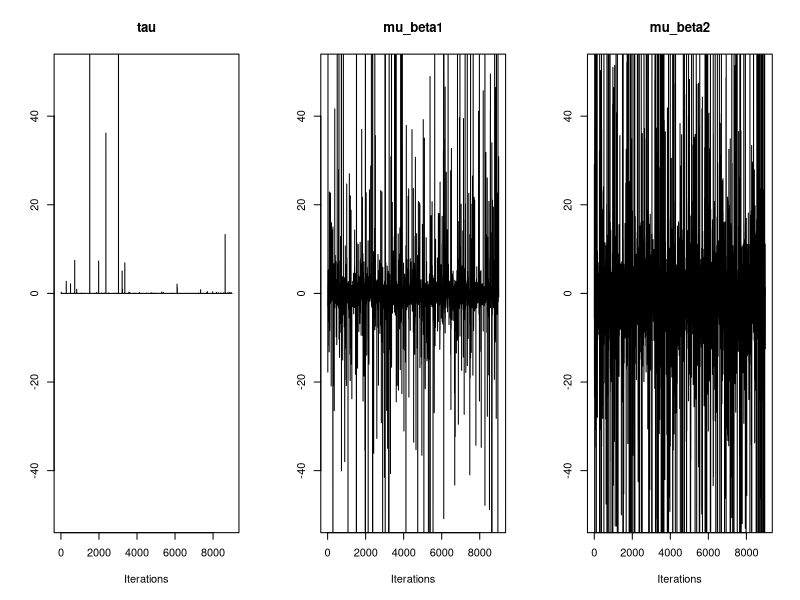

The R script that drew this image:
## Brard Raphaël
## Durand-Perdriel Flavie
## M'rabet Youssef
## Monceau Gaël

library(MASS)

# Initialisation
N = 30
t = 5
y = matrix(c(151, 145, 147, 155, 135, 159, 141, 159, 177, 134, 
              160, 143, 154, 171, 163, 160, 142, 156, 157, 152, 154, 139, 146, 
              157, 132, 160, 169, 157, 137, 153, 199, 199, 214, 200, 188, 210, 
              189, 201, 236, 182, 208, 188, 200, 221, 216, 207, 187, 203, 212, 
              203, 205, 190, 191, 211, 185, 207, 216, 205, 180, 200, 246, 249, 
              263, 237, 230, 252, 231, 248, 285, 220, 261, 220, 244, 270, 242, 
              248, 234, 243, 259, 246, 253, 225, 229, 250, 237, 257, 261, 248, 
              219, 244, 283, 293, 312, 272, 280, 298, 275, 297, 350, 260, 313, 
              273, 289, 326, 281, 288, 280, 283, 307, 286, 298, 267, 272, 285, 
              286, 303, 295, 289, 258, 286, 320, 354, 328, 297, 323, 331, 305, 
              338, 376, 296, 352, 314, 325, 358, 312, 324, 316, 317, 336, 321, 
              334, 302, 302, 323, 331, 345, 333, 316, 291, 324), nrow= 30 ,ncol= 5)
x = c(8.0, 15.0, 22.0, 29.0, 36.0)
xbar = 22
Omega = matrix(c(0.005, 0, 0, 5), nrow = 2) 
mu_beta = c(0,0)
sigmasq_y = 1
beta = matrix(c(100,100,100,100,100,
                    100,100,100,100,100,
                    100,100,100,100,100,
                    100,100,100,100,100,
                    100,100,100,100,100,
                    100,100,100,100,100,
                    6,6,6,6,6,
                    6,6,6,6,6,
                    6,6,6,6,6,
                    6,6,6,6,6,
                    6,6,6,6,6,
                    6,6,6,6,6),
                  nrow = 30, ncol=2)
Sigma_beta = matrix(c(1,0,0,1),
                       nrow = 2)


priors1 = c(0.001)
V = matrix(c(10**5,0,0,10**5), nrow =2)
R = matrix(c(200,0,0,0.2), nrow =2)
update_rho = dim(y)[1]+2





# Création de la fonction Birats :

birats = function(nchain,data,priors){
  init = c(1,0,0)
  chain = matrix(NA, nchain+1, 3)# columns tau , mu_beta1, mu_beta2
  colnames(chain) <- c("tau","mu_beta1","mu_beta2")
  chain[1,] <- init
  
  for(iter in 1:nchain){
    
    ### Mise a jour tau 
    update_alpha = priors[1]+ (dim(y)[1]*dim(y)[2])/2
    update_beta = 0
    for (i in 1:dim(y)[1]){
      for(j in 1:dim(y)[2]){
        update_beta =+ (y[i,j]-beta[i,1]-beta[i,2]*x[j])**2
      }
    }
    update_beta =0.5*update_beta + priors[1]
    
    tau = rgamma(1,update_alpha,update_beta)
    print(tau)
    # Mise a jour mu_beta
    update_mean = 0
    for (i in 1:dim(y)[1]){
      update_mean =+ Omega %*% as.matrix(beta[i,])
    }
    update_variance = solve(solve(V) + dim(y)[1]*Omega)
    
    mu_beta = as.matrix(mvrnorm(1, update_mean,update_variance))
    mu_beta1 = mu_beta[1]
    mu_beta2 = mu_beta[2]
   
    
    # Mise a jour de omega 
    update_R = matrix(0,nrow = 2 , ncol = 2)
    for(i in 1:dim(y)[1]){
      update_R = update_R +   (as.matrix(beta[i,])-mu_beta)%*%(t(as.matrix(beta[i,]))-t(mu_beta))
    }
     update_R = solve(solve(R)+update_R) 
     Omega = matrix(rWishart(1,update_rho,update_R),nrow = 2,ncol=2)
    
    
    #Mise a jour beta
     for (i in 1:dim(y)[1]){
       update1 = c(NA,NA)
       mat = matrix(NA, nrow = 2,ncol = 2)
       for (j in 1:t){
         update1 =+ y[i,j]*c(1,x[j])
         mat =+ matrix(c(1,1,1,x[j]**2),nrow = 2,ncol = 2)
       }
       update_mean1 = Omega %*% mu_beta - tau*t*update1
       
       update_variance1 = solve(Omega + tau*mat)
       beta[i,] = mvrnorm(1,update_mean1,update_variance1)
     }
    chain[iter+1,] <- c(tau, mu_beta1, mu_beta2)
  }
  
  return(chain)
  
}




chain = birats(10^4, y, priors = priors1)
chain = chain[-(1:1000),]



# Création des graphiques 

par(mfrow=c(1,3))
para = c("tau","mu_beta1","mu_beta2")
for (i in 1:3){
  plot(chain[,i], type="l", xlab="Iterations", ylab="", main=para[i], ylim = c(-50,50))
}









